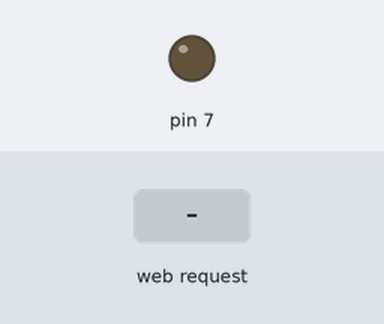
A program run on a simulated Raspberry Pi (header pin numbers). Shown: output pins drawn as LEDs (lit = HIGH). Dashed ring = blinking. Inputs (shaded band) come from the test bench. What the program prints to the terminal is not drawn.

Above: at 1.2 s.
1.3 s: HTTP request for / received
At 2.1 s:
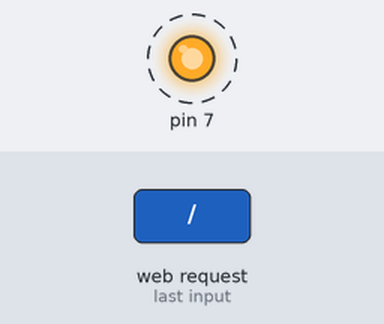
Timing chart, 0 to 10.3 s (numbered marks = the images above; inputs shaded):
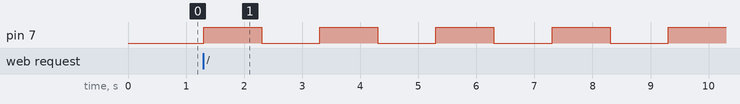

The program:

03_web_gpio_led.py
```python
#!/usr/bin/python
# LED Blinky code for Raspberry Pi on flask webserver
# Written in Python 2.7.3 by Carlos Vega

from flask import Flask
import RPi.GPIO as GPIO     ## Import GPIO Library
import time                 ## Import 'time' library (for 'sleep')

app = Flask(__name__)

def ledBlink(pin, delay):
    while True:
        GPIO.output(pin, GPIO.HIGH)     ## Turn on GPIO pin (HIGH)
        time.sleep(delay)               ## Wait
        GPIO.output(pin, GPIO.LOW)      ## Turn off GPIO pin (LOW)
        time.sleep(delay)               ## Wait


@app.route("/")
def hello():
    GPIO.setmode(GPIO.BOARD)
    GPIO.setup(7, GPIO.OUT)
    ledBlink(7, 1)
    GPIO.cleanup()
    return "Hello World!"

if __name__ == "__main__":
    app.run(host='0.0.0.0', port=8080) #Running on http://localhost:8080
```

Measured:
- after the input at 1.3 s, pin 7: alternates HIGH for 1.0 s and LOW for 1.0 s, starting at once
